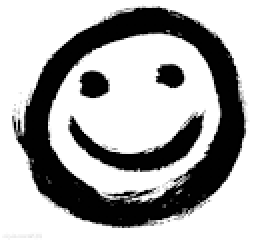
#> input picture pythoncode/images.png, 131 x 120 px (shown 2 times larger)
$ python 0000.py
#> lines starting #> are read from the running program, lines starting #| are printed output that depends on the picture
from PIL import Image,ImageDraw,ImageFont
im = Image.open("images.png")
#> im is the input picture: PIL image 131x120 P; min 0, max 255, mean 173
color="#ff0000"
width,height = im.size
#> width = 131; height = 120
draw = ImageDraw.Draw(im)
draw.text((width-20,0),'99',fill=color)
del draw
im.save('avater.png','png')
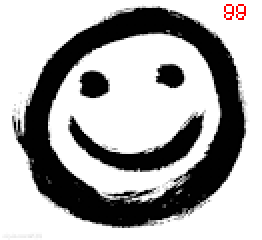
#> saved as avater.png: PIL image 131x120 P (shown 2 times larger); mean R, G, B 173, 172.3, 172.3
